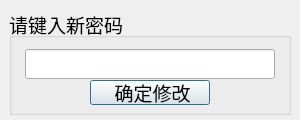
<?xml version="1.0" encoding="UTF-8"?>
<ui version="4.0">
 <class>ChangePasswordDialog</class>
 <widget class="QDialog" name="ChangePasswordDialog">
  <property name="geometry">
   <rect>
    <x>0</x>
    <y>0</y>
    <width>300</width>
    <height>120</height>
   </rect>
  </property>
  <property name="minimumSize">
   <size>
    <width>300</width>
    <height>120</height>
   </size>
  </property>
  <property name="maximumSize">
   <size>
    <width>300</width>
    <height>120</height>
   </size>
  </property>
  <property name="font">
   <font>
    <pointsize>14</pointsize>
   </font>
  </property>
  <property name="windowTitle">
   <string>修改密码 - Teaching Room</string>
  </property>
  <property name="windowIcon">
   <iconset resource="icons.qrc">
    <normaloff>:/appFace/changepassword</normaloff>:/appFace/changepassword</iconset>
  </property>
  <layout class="QGridLayout" name="gridLayout">
   <property name="leftMargin">
    <number>9</number>
   </property>
   <property name="topMargin">
    <number>9</number>
   </property>
   <property name="rightMargin">
    <number>9</number>
   </property>
   <property name="bottomMargin">
    <number>5</number>
   </property>
   <item row="1" column="0">
    <widget class="QGroupBox" name="groupBox">
     <property name="title">
      <string>请键入新密码</string>
     </property>
     <layout class="QGridLayout" name="gridLayout_2">
      <property name="margin">
       <number>5</number>
      </property>
      <item row="0" column="0">
       <layout class="QVBoxLayout" name="verticalLayout">
        <item>
         <layout class="QHBoxLayout" name="horizontalLayout_2">
          <item>
           <spacer name="horizontalSpacer_3">
            <property name="orientation">
             <enum>Qt::Horizontal</enum>
            </property>
            <property name="sizeHint" stdset="0">
             <size>
              <width>13</width>
              <height>17</height>
             </size>
            </property>
           </spacer>
          </item>
          <item>
           <widget class="QLineEdit" name="newPassword">
            <property name="minimumSize">
             <size>
              <width>250</width>
              <height>30</height>
             </size>
            </property>
            <property name="maximumSize">
             <size>
              <width>250</width>
              <height>20</height>
             </size>
            </property>
            <property name="maxLength">
             <number>30</number>
            </property>
            <property name="echoMode">
             <enum>QLineEdit::Password</enum>
            </property>
           </widget>
          </item>
          <item>
           <spacer name="horizontalSpacer_4">
            <property name="orientation">
             <enum>Qt::Horizontal</enum>
            </property>
            <property name="sizeHint" stdset="0">
             <size>
              <width>13</width>
              <height>17</height>
             </size>
            </property>
           </spacer>
          </item>
         </layout>
        </item>
        <item>
         <layout class="QHBoxLayout" name="horizontalLayout">
          <item>
           <spacer name="horizontalSpacer">
            <property name="orientation">
             <enum>Qt::Horizontal</enum>
            </property>
            <property name="sizeHint" stdset="0">
             <size>
              <width>40</width>
              <height>20</height>
             </size>
            </property>
           </spacer>
          </item>
          <item>
           <widget class="QPushButton" name="submitBtn">
            <property name="minimumSize">
             <size>
              <width>120</width>
              <height>25</height>
             </size>
            </property>
            <property name="maximumSize">
             <size>
              <width>60</width>
              <height>25</height>
             </size>
            </property>
            <property name="text">
             <string> 确定修改</string>
            </property>
           </widget>
          </item>
          <item>
           <spacer name="horizontalSpacer_2">
            <property name="orientation">
             <enum>Qt::Horizontal</enum>
            </property>
            <property name="sizeHint" stdset="0">
             <size>
              <width>40</width>
              <height>20</height>
             </size>
            </property>
           </spacer>
          </item>
         </layout>
        </item>
       </layout>
      </item>
     </layout>
    </widget>
   </item>
  </layout>
 </widget>
 <resources>
  <include location="icons.qrc"/>
 </resources>
 <connections/>
</ui>
